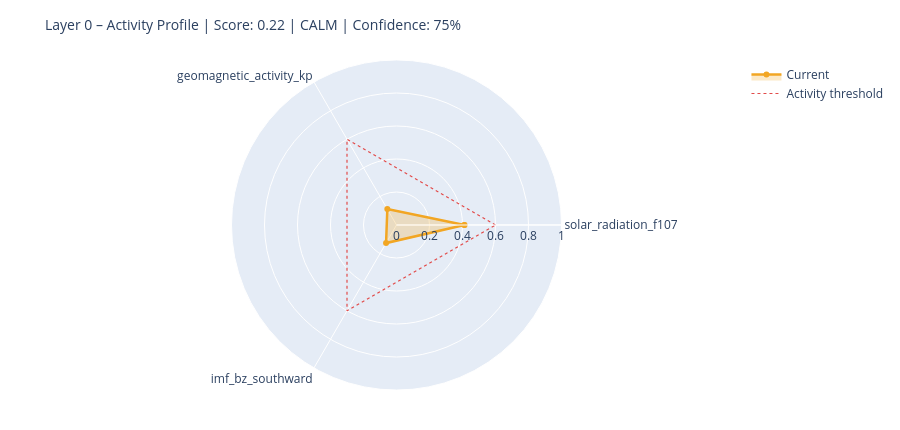

Notebook code cell kept with this figure:
### Markdown cell above
---
## 6. State Assessment & Handoff to Layer 1

### Code cell
# ============================================================
# STEP 1 – Collect raw values with source modes
# Mode: 'primary' | 'fallback_3h' | 'last_valid' | 'missing'
# ============================================================

def safe_last(df, col):
    if df is None or col not in df.columns: return None
    s = df[col].dropna()
    return float(s.iloc[-1]) if not s.empty else None

f107_now = safe_last(df_f107, 'f10.7')
bz_now   = safe_last(df_mag,  'bz_gsm')
kp_now   = safe_last(df_kp,   'kp')
sw_now   = safe_last(df_sw,   'speed')

source_modes = {
    'F10.7':    'primary'  if f107_now is not None else 'missing',
    'Kp':       'primary'  if kp_now   is not None else 'missing',
    'IMF_Bz':   'primary'  if bz_now   is not None else 'missing',
    'SW_speed': 'primary'  if sw_now   is not None else 'missing',
}

# Kp Fallback – 3h endpoint
if kp_now is None:
    try:
        r = requests.get(
            'https://services.swpc.noaa.gov/json/noaa-planetary-k-index.json',
            timeout=10)
        r.raise_for_status()
        fb = pd.DataFrame(r.json())
        tc = next((c for c in fb.columns if 'time' in c.lower()), fb.columns[0])
        kc = next((c for c in fb.columns if 'kp' in c.lower() and c != tc), None)
        if kc:
            fb[kc] = fb[kc].astype(str).str.extract(r'([0-9]+(?:\.[0-9]*)?)')[0]
            fb[kc] = pd.to_numeric(fb[kc], errors='coerce')
            fb = fb[fb[kc] >= 0].dropna(subset=[kc])
            if not fb.empty:
                kp_now = float(fb[kc].iloc[-1])
                source_modes['Kp'] = 'fallback_3h'
                print(f'  Kp fallback (3h): {kp_now:.1f}')
    except Exception as e:
        print(f'  Kp fallback failed: {e}')

# Solar Wind Fallback – last valid value
if sw_now is None and df_sw is not None and 'speed' in df_sw.columns:
    s = df_sw['speed'].dropna()
    if not s.empty:
        sw_now = float(s.iloc[-1])
        source_modes['SW_speed'] = 'last_valid'
        print(f'  SW fallback (last_valid): {sw_now:.0f} km/s')

print()
print('Source modes:', source_modes)

# ============================================================
# STEP 2 – Score from available components only
# ============================================================

def norm(v, lo, hi):
    if v is None: return None
    return max(0.0, min(1.0, (v - lo) / (hi - lo)))

COMPONENTS = {
    'solar_radiation_f107':    (f107_now, norm(f107_now, 60, 250)),
    'geomagnetic_activity_kp': (kp_now,   norm(kp_now,   0,   9)),
    'imf_bz_southward':        (bz_now,   norm(-(bz_now or 0) if bz_now else None, -5, 30)
                                           if bz_now is not None else None),
    'solar_wind_speed':        (sw_now,   norm(sw_now, 300, 800)),
}

available   = {k: v[1] for k, v in COMPONENTS.items() if v[1] is not None}
unavailable = [k for k, v in COMPONENTS.items() if v[1] is None]

layer0_score = round(sum(available.values()) / len(available), 4) if available else None
confidence   = round(len(available) / len(COMPONENTS), 2)

level = ('unknown'  if layer0_score is None
         else 'calm'     if layer0_score < 0.3
         else 'moderate' if layer0_score < 0.6
         else 'active')

# ============================================================
# STEP 3 – Dominant Driver
# ============================================================

def dominant_driver(kp, f107, bz, sw):
    candidates = []
    if kp   is not None and kp   >= 4:   candidates.append(('geomagnetic',    kp / 9))
    if sw   is not None and sw   >= 500:  candidates.append(('solar_wind',     sw / 800))
    if bz   is not None and bz   <= -5:   candidates.append(('imf_southward',  abs(bz) / 30))
    if f107 is not None and f107 >= 150:  candidates.append(('solar_radiation',f107 / 250))
    return max(candidates, key=lambda x: x[1])[0] if candidates else 'none'

driver = dominant_driver(kp_now, f107_now, bz_now, sw_now)

# ============================================================
# STEP 4 – Downstream expectations
# ============================================================

def downstream_expectation(driver, score, kp, bz, f107):
    exp = {
        'magnetosphere':        'calm',
        'ionosphere':           'calm',
        'schumann_resonance':   'unchanged',
        'lithosphere_currents': 'low',
    }
    if driver == 'geomagnetic' or (kp and kp >= 5):
        exp['magnetosphere']        = 'compressed / storm'
        exp['ionosphere']           = 'elevated disturbance (TEC variability)'
        exp['schumann_resonance']   = 'elevated amplitude possible'
        exp['lithosphere_currents'] = 'elevated induction currents'
    elif driver == 'imf_southward' or (bz and bz <= -5):
        exp['magnetosphere']        = 'energy coupling active'
        exp['ionosphere']           = 'elevated electron density possible'
        exp['schumann_resonance']   = 'slight modulation possible'
    elif driver == 'solar_radiation' or (f107 and f107 >= 150):
        exp['ionosphere']           = 'elevated ionization (F-layer)'
        exp['schumann_resonance']   = 'slightly elevated background activity'
    return exp

downstream = downstream_expectation(driver, layer0_score, kp_now, bz_now, f107_now)

# ============================================================
# CONSOLE OUTPUT
# ============================================================

W = 58
print('=' * W)
print('LAYER 0 – STATE ASSESSMENT')
print('=' * W)
for name, (raw_v, score_v) in COMPONENTS.items():
    if score_v is not None:
        bar = '█' * int(score_v * 20) + '░' * (20 - int(score_v * 20))
        print(f'  {name:<35}  {bar}  {score_v:.2f}')
    else:
        print(f'  {name:<35}  {"─" * 20}  n/a')
print('-' * W)
print(f'  Score ({len(available)}/{len(COMPONENTS)} components):  {layer0_score:.3f}')
print(f'  Confidence:         {confidence:.0%}')
print(f'  Level:              {level.upper()}')
print(f'  Dominant Driver:    {driver}')

# Radar chart
cats = list(available.keys())
vals = list(available.values())
if len(cats) >= 3:
    fig = go.Figure()
    fig.add_trace(go.Scatterpolar(
        r=vals + [vals[0]], theta=cats + [cats[0]],
        fill='toself', fillcolor='rgba(242,166,35,0.25)',
        line=dict(color='#F2A623', width=2.5), name='Current'
    ))
    fig.add_trace(go.Scatterpolar(
        r=[0.6] * (len(cats) + 1), theta=cats + [cats[0]],
        line=dict(color='#E24B4A', dash='dot', width=1.2),
        mode='lines', name='Activity threshold'
    ))
    fig.update_layout(
        title=dict(text=f'Layer 0 – Activity Profile | Score: {layer0_score:.2f} | {level.upper()} | Confidence: {confidence:.0%}',
                   font=dict(size=14)),
        polar=dict(radialaxis=dict(visible=True, range=[0, 1])),
        height=430, showlegend=True,
        margin=dict(l=60, r=60, t=60, b=40)
    )
    fig.show()

### Figure 1 — Plotly figure (JSON) as saved in the notebook; plotly's stock layout.template omitted (floating-point values rounded to 4 significant figures)
{"data": [{"fill": "toself", "fillcolor": "rgba(242,166,35,0.25)", "line": {"color": "#F2A623", "width": 2.5}, "name": "Current", "r": [0.4116, 0.1111, 0.1266, 0.4116], "theta": ["solar_radiation_f107", "geomagnetic_activity_kp", "imf_bz_southward", "solar_radiation_f107"], "type": "scatterpolar"}, {"line": {"color": "#E24B4A", "dash": "dot", "width": 1.2}, "mode": "lines", "name": "Activity threshold", "r": [0.6, 0.6, 0.6, 0.6], "theta": ["solar_radiation_f107", "geomagnetic_activity_kp", "imf_bz_southward", "solar_radiation_f107"], "type": "scatterpolar"}], "layout": {"height": 430, "margin": {"b": 40, "l": 60, "r": 60, "t": 60}, "polar": {"radialaxis": {"range": [0, 1], "visible": true}}, "showlegend": true, "title": {"font": {"size": 14}, "text": "Layer 0 – Activity Profile | Score: 0.22 | CALM | Confidence: 75%"}}}
